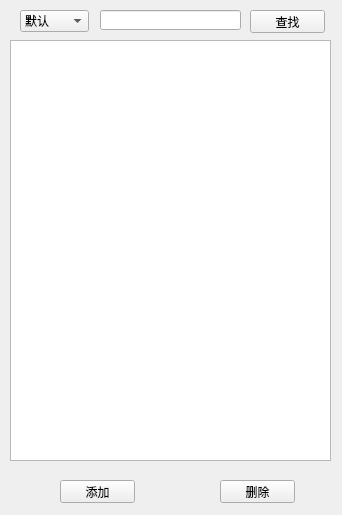
<?xml version="1.0" encoding="UTF-8"?>
<ui version="4.0">
 <class>Widget</class>
 <widget class="QWidget" name="Widget">
  <property name="geometry">
   <rect>
    <x>0</x>
    <y>0</y>
    <width>342</width>
    <height>515</height>
   </rect>
  </property>
  <property name="maximumSize">
   <size>
    <width>342</width>
    <height>515</height>
   </size>
  </property>
  <property name="windowTitle">
   <string>Widget</string>
  </property>
  <widget class="QTableView" name="tableView">
   <property name="geometry">
    <rect>
     <x>10</x>
     <y>40</y>
     <width>321</width>
     <height>421</height>
    </rect>
   </property>
  </widget>
  <widget class="QPushButton" name="AddBtn">
   <property name="enabled">
    <bool>true</bool>
   </property>
   <property name="geometry">
    <rect>
     <x>60</x>
     <y>480</y>
     <width>75</width>
     <height>23</height>
    </rect>
   </property>
   <property name="text">
    <string>添加</string>
   </property>
  </widget>
  <widget class="QPushButton" name="DeleteBtn">
   <property name="geometry">
    <rect>
     <x>220</x>
     <y>480</y>
     <width>75</width>
     <height>23</height>
    </rect>
   </property>
   <property name="text">
    <string>删除</string>
   </property>
  </widget>
  <widget class="QPushButton" name="SearchBtn">
   <property name="geometry">
    <rect>
     <x>250</x>
     <y>10</y>
     <width>75</width>
     <height>23</height>
    </rect>
   </property>
   <property name="text">
    <string>查找</string>
   </property>
  </widget>
  <widget class="QLineEdit" name="SearchLEdit">
   <property name="geometry">
    <rect>
     <x>100</x>
     <y>10</y>
     <width>141</width>
     <height>20</height>
    </rect>
   </property>
  </widget>
  <widget class="QComboBox" name="comboBox">
   <property name="geometry">
    <rect>
     <x>20</x>
     <y>10</y>
     <width>69</width>
     <height>22</height>
    </rect>
   </property>
   <item>
    <property name="text">
     <string>默认</string>
    </property>
   </item>
   <item>
    <property name="text">
     <string>用户名</string>
    </property>
   </item>
   <item>
    <property name="text">
     <string>手机号</string>
    </property>
   </item>
   <item>
    <property name="text">
     <string>电话号</string>
    </property>
   </item>
  </widget>
 </widget>
 <layoutdefault spacing="6" margin="11"/>
 <resources/>
 <connections/>
</ui>
